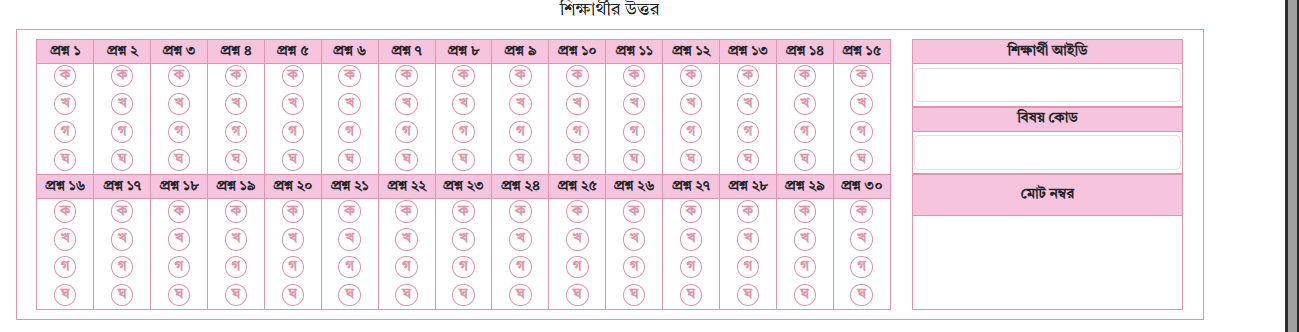
#> input picture omr3.png, 1299 x 332 px
$ python main-v-2.py
#> lines starting #> are read from the running program, lines starting #| are printed output that depends on the picture; after the words box and inside, x2 and y2 are one past the last pixel; in counts of white or black regions, pixels touching at a corner belong together
import cv2
import numpy as np
import os

def display_and_split_biggest_rectangle_part(image_path):
#> called with image_path = 'omr3.png'
    image = cv2.imread(image_path)
#> image is the input picture: shape (332, 1299, 3); mean B, G, R 240.5, 235.5, 246.8

    if image is None:
        print(f"❌ Error: Could not load image from {image_path}")
        return

    gray = cv2.cvtColor(image, cv2.COLOR_BGR2GRAY)
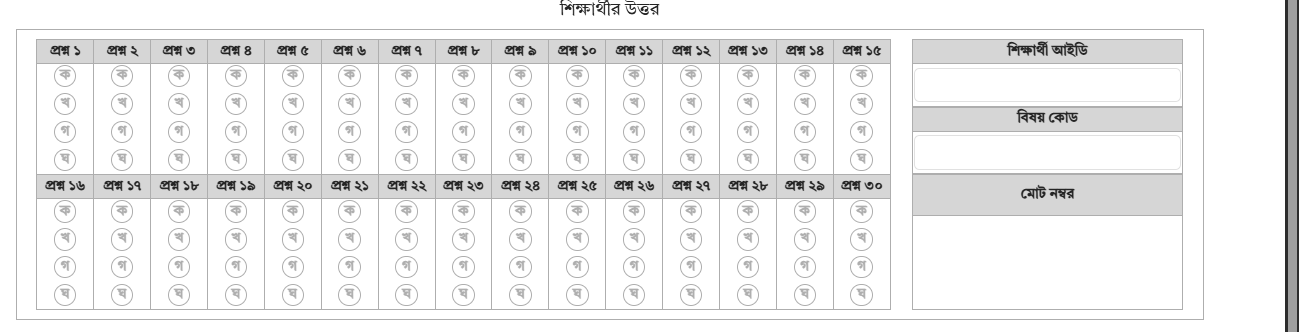
#> gray: shape (332, 1299); min 36, max 255, mean 239.4
    _, thresh = cv2.threshold(gray, 200, 255, cv2.THRESH_BINARY_INV)
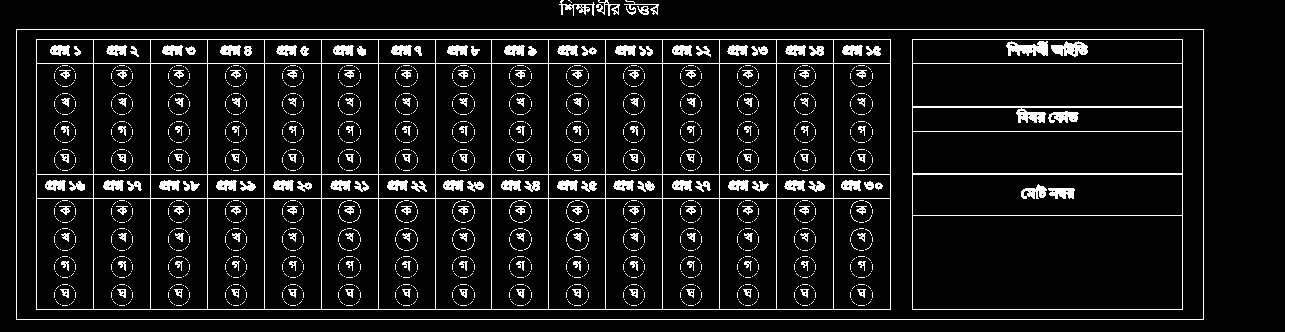
#> thresh: shape (332, 1299); 9.3% white; 2022 white regions (1825 under 20 px)

    contours, _ = cv2.findContours(thresh, cv2.RETR_EXTERNAL, cv2.CHAIN_APPROX_SIMPLE)
#> contours = 7 contours, 1 with area under 20; largest, box (x1, y1, x2, y2) and area: (16, 29, 1204, 320) 344230, (1285, 0, 1299, 332) 4303, (559, 0, 595, 16) 128, (596, 0, 620, 16) 86, (624, 0, 659, 15) 63, (637, 6, 649, 15) 56

    biggest_rect = None
    max_area = 0

    for contour in contours:
        perimeter = cv2.arcLength(contour, True)
        approx = cv2.approxPolyDP(contour, 0.02 * perimeter, True)

        if len(approx) == 4 and cv2.contourArea(approx) > 1000:
            x, y, w, h = cv2.boundingRect(approx)
            area = w * h
            if area > max_area:
                max_area = area
                biggest_rect = (x, y, w, h)
#> this loop made 7 passes
#> (perimeter, approx, x, y, w, h, area, max_area) on pass 1: (2954, [[16, 29], [16, 319], [1203, 319], [1203, 29]], 16, 29, 1188, 291, 345708, 345708)
#> perimeter on passes 2, 4, 5, 7: 40.38, 174.6, 162, 181.4
#> after the loop, max_area = 345708

    if biggest_rect:
        x, y, w, h = biggest_rect
        rectangular_part = image[y:y + h, x:x + w]
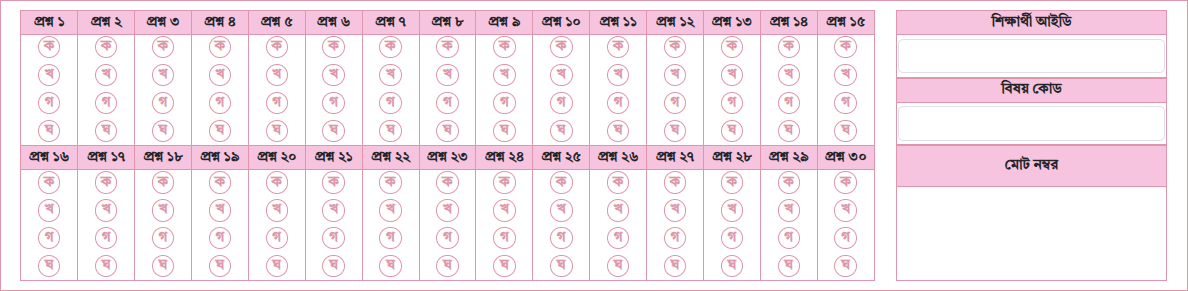
#> rectangular_part: shape (291, 1188, 3); mean B, G, R 239, 232.8, 247

        # Save the full biggest rectangle (for reference)
        cv2.imwrite("biggest_rectangle.png", rectangular_part)

        # Now split into answer section and info section
        answer_section = rectangular_part[:, 0:int(0.75 * w)]
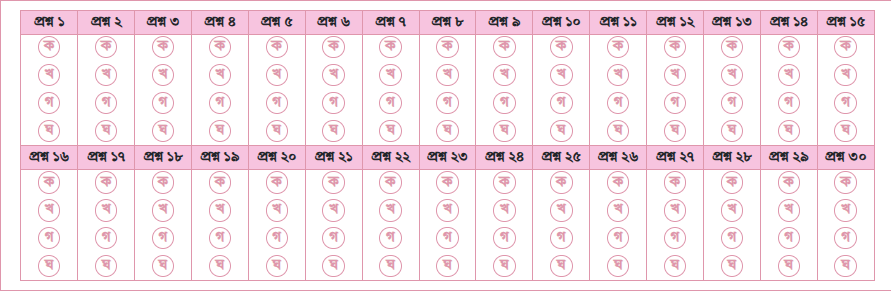
#> answer_section: shape (291, 891, 3); mean B, G, R 238.6, 233, 246.5
        info_section = rectangular_part[:, int(0.75 * w):]
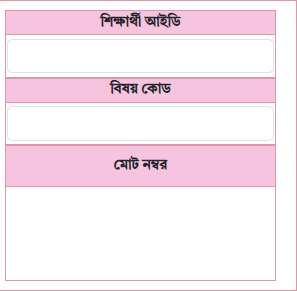
#> info_section: shape (291, 297, 3); mean B, G, R 240.1, 232.1, 248.2

        # Save the two parts
        cv2.imwrite("answer_section.png", answer_section)
        cv2.imwrite("info_section.png", info_section)

        print("✅ Saved: biggest_rectangle.png, answer_section.png, info_section.png")

        # Optional: Show the result
        cv2.imshow("Answer Section", answer_section)
        cv2.imshow("Info Section", info_section)
        cv2.waitKey(0)
        cv2.destroyAllWindows()
    else:
        print("❌ No significant rectangle found. Try adjusting the threshold or contour area.")


# === Main call ===
if __name__ == "__main__":
    image_file = "omr3.png"  # Change this to your actual image
    display_and_split_biggest_rectangle_part(image_file)

$ run again, with omr2.png copied over omr3.png
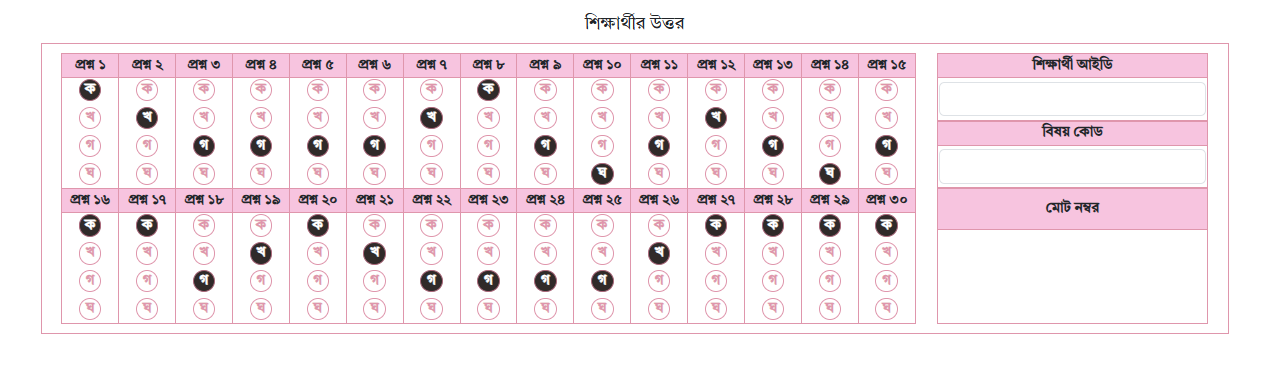
#> input picture omr2.png, 1264 x 369 px
#> in display_and_split_biggest_rectangle_part, image is the input picture: shape (369, 1264, 3); mean B, G, R 239.3, 234.8, 245.2
#> in display_and_split_biggest_rectangle_part, `_, thresh = cv2.threshold(gray, 200, 255, cv2.THRESH_BINARY_INV)`:
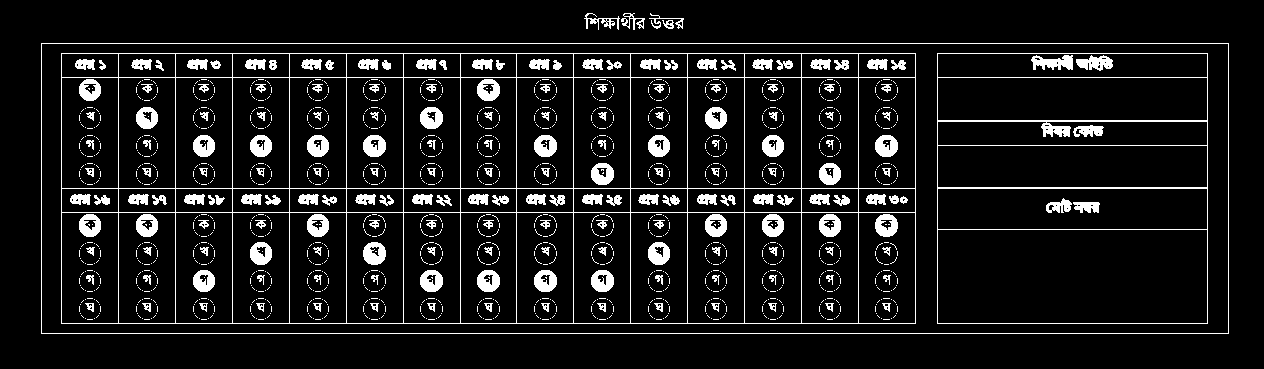
#> thresh: shape (369, 1264); 9.3% white; 1595 white regions (1399 under 20 px)
#> contours = 5 contours; box (x1, y1, x2, y2) and area: (41, 43, 1229, 334) 344230, (584, 13, 620, 30) 130, (621, 13, 645, 30) 106, (649, 13, 684, 29) 64, (662, 20, 674, 29) 56
#> the loop in display_and_split_biggest_rectangle_part, `for contour in contours:` made 5 passes
#> (perimeter, approx, x, y, w, h, area, max_area) on pass 1: (2954, [[41, 43], [41, 333], [1228, 333], [1228, 43]], 41, 43, 1188, 291, 345708, 345708)
#> after the loop in display_and_split_biggest_rectangle_part, `for contour in contours:`: max_area = 345708
#> in display_and_split_biggest_rectangle_part, `answer_section = rectangular_part[:, 0:int(0.75 * w)]`:
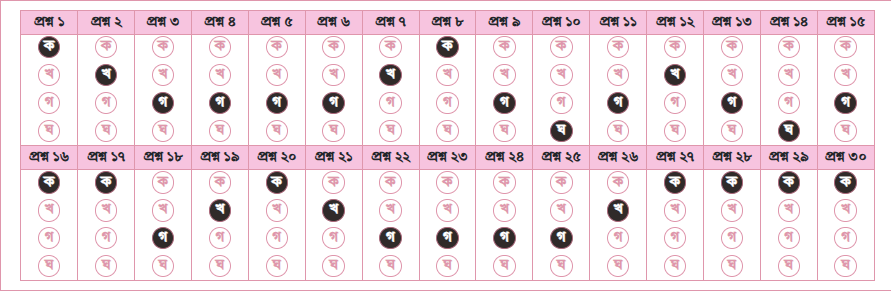
#> answer_section: shape (291, 891, 3); mean B, G, R 232.2, 226.8, 240

$ run again, with omr4.png copied over omr3.png
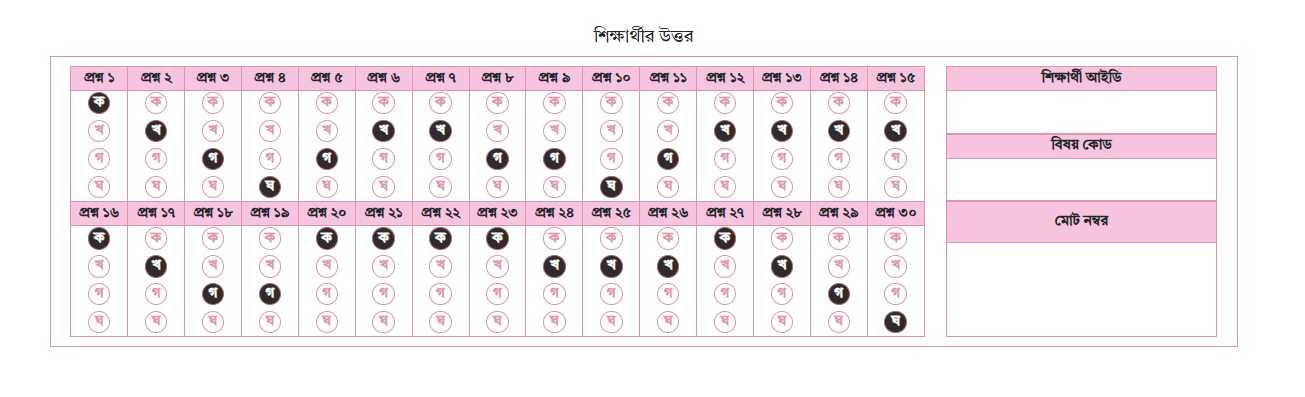
#> input picture omr4.png, 1305 x 397 px
#> in display_and_split_biggest_rectangle_part, image is the input picture: shape (397, 1305, 3); mean B, G, R 240.9, 236.9, 246.2
#> in display_and_split_biggest_rectangle_part, `_, thresh = cv2.threshold(gray, 200, 255, cv2.THRESH_BINARY_INV)`:
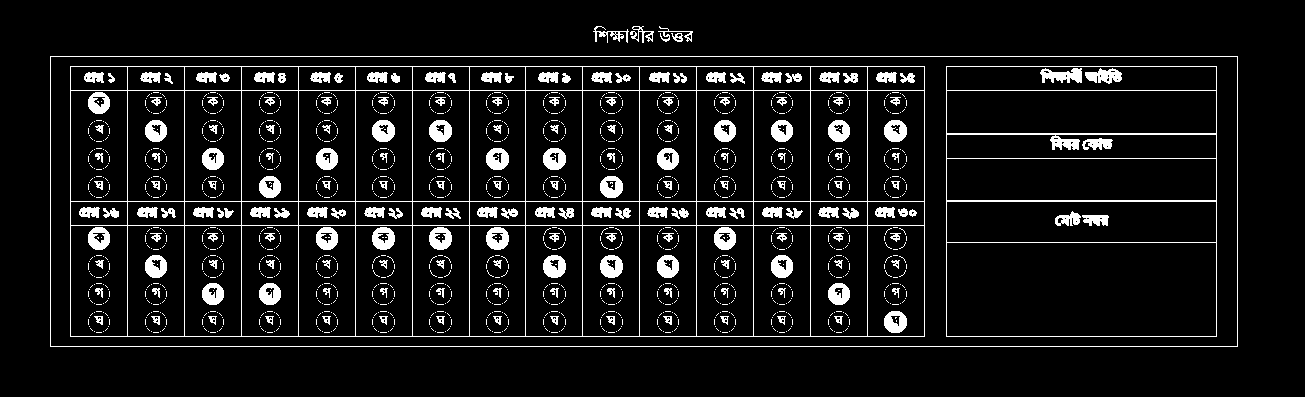
#> thresh: shape (397, 1305); 8.4% white; 1619 white regions (1423 under 20 px)
#> contours = 5 contours; box (x1, y1, x2, y2) and area: (50, 56, 1238, 347) 344230, (593, 26, 629, 43) 130, (630, 26, 654, 43) 106, (658, 26, 693, 42) 64, (671, 33, 683, 42) 56
#> the loop in display_and_split_biggest_rectangle_part, `for contour in contours:` made 5 passes
#> (perimeter, approx, x, y, w, h, area, max_area) on pass 1: (2954, [[50, 56], [50, 346], [1237, 346], [1237, 56]], 50, 56, 1188, 291, 345708, 345708)
#> after the loop in display_and_split_biggest_rectangle_part, `for contour in contours:`: max_area = 345708
#> in display_and_split_biggest_rectangle_part, `info_section = rectangular_part[:, int(0.75 * w):]`:
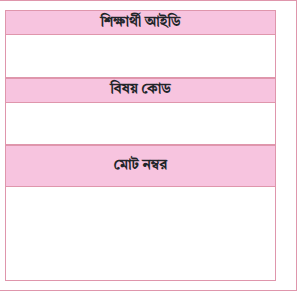
#> info_section: shape (291, 297, 3); mean B, G, R 240.4, 232.5, 248.7

$ run again, with omr5.png copied over omr3.png
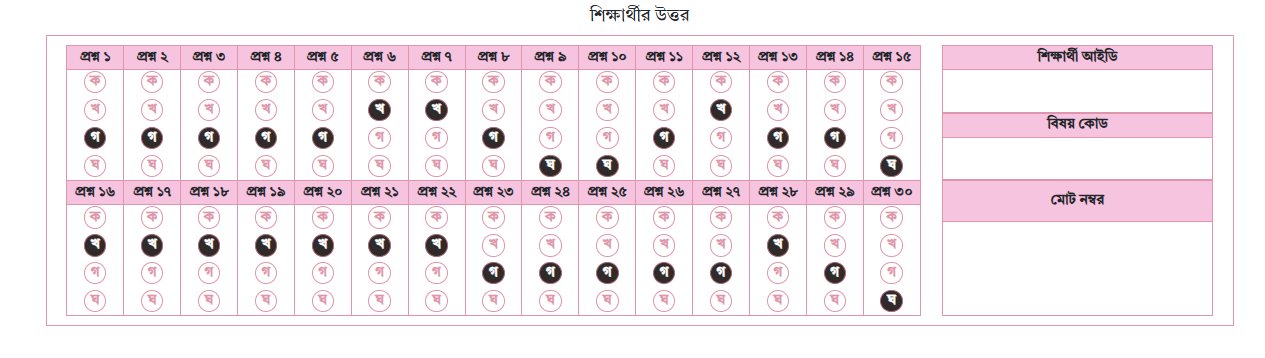
#> input picture omr5.png, 1265 x 358 px
#> in display_and_split_biggest_rectangle_part, image is the input picture: shape (358, 1265, 3); mean B, G, R 238.9, 234.2, 244.9
#> in display_and_split_biggest_rectangle_part, `_, thresh = cv2.threshold(gray, 200, 255, cv2.THRESH_BINARY_INV)`:
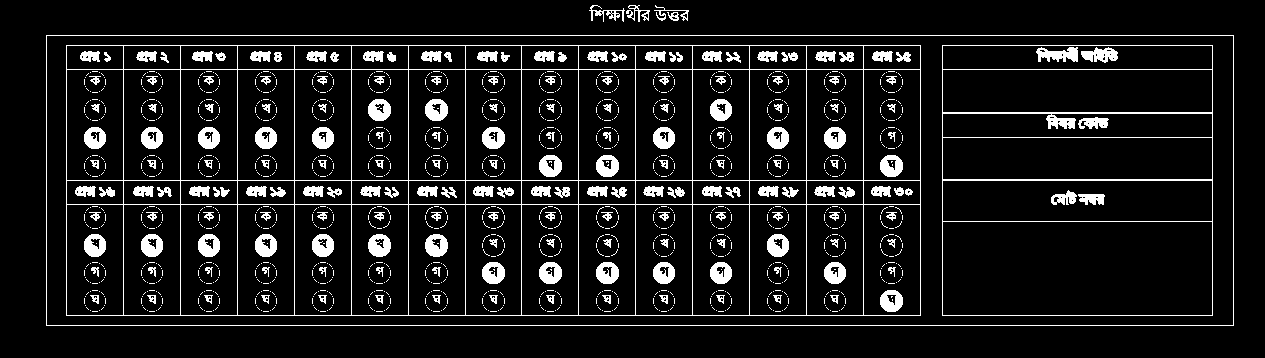
#> thresh: shape (358, 1265); 9.6% white; 1585 white regions (1389 under 20 px)
#> contours = 5 contours; box (x1, y1, x2, y2) and area: (46, 35, 1234, 326) 344230, (589, 5, 625, 22) 130, (626, 5, 650, 22) 106, (654, 5, 689, 21) 64, (667, 12, 679, 21) 56
#> the loop in display_and_split_biggest_rectangle_part, `for contour in contours:` made 5 passes
#> (perimeter, approx, x, y, w, h, area, max_area) on pass 1: (2954, [[46, 35], [46, 325], [1233, 325], [1233, 35]], 46, 35, 1188, 291, 345708, 345708)
#> after the loop in display_and_split_biggest_rectangle_part, `for contour in contours:`: max_area = 345708
#> in display_and_split_biggest_rectangle_part, `info_section = rectangular_part[:, int(0.75 * w):]`:
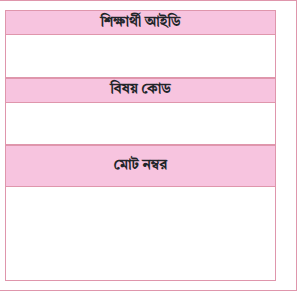
#> info_section: shape (291, 297, 3); mean B, G, R 240.4, 232.5, 248.7
